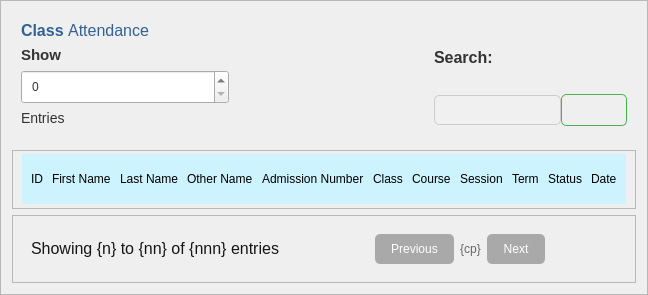
                   <widget class="QFrame" name="frame_164">
                    <property name="sizePolicy">
                     <sizepolicy hsizetype="Expanding" vsizetype="Expanding">
                      <horstretch>0</horstretch>
                      <verstretch>0</verstretch>
                     </sizepolicy>
                    </property>
                    <property name="frameShape">
                     <enum>QFrame::Shape::StyledPanel</enum>
                    </property>
                    <property name="frameShadow">
                     <enum>QFrame::Shadow::Raised</enum>
                    </property>
                    <layout class="QVBoxLayout" name="verticalLayout_72">
                     <item>
                      <widget class="QFrame" name="frame_165">
                       <property name="styleSheet">
                        <string notr="true">QLabel{
	font-size: 14px;
	color: #333;
}


QLineEdit{
	background-color: #f0f0f0;
	border: 1px solid #ccc;
	border-radius: 5px;
	padding: 6px;
	color: #333;
}

QComboBox{
	background-color: #f0f0f0;
	border: 1px solid #ccc;
	border-radius: 5px;
	padding: 6px;
	color: #333;
}

QPushButton {
	background-color: transparent;
	color: white;
	border: 1px solid #4caf50;
	border-radius: 5px;
	padding: 8px 16px;
}

QPushButton:hover{
	background-color: #45a049;
}

QPushButton:pressed{
	background-color: #3e8e41;
}
</string>
                       </property>
                       <property name="frameShape">
                        <enum>QFrame::Shape::NoFrame</enum>
                       </property>
                       <property name="frameShadow">
                        <enum>QFrame::Shadow::Raised</enum>
                       </property>
                       <layout class="QHBoxLayout" name="horizontalLayout_77">
                        <item>
                         <widget class="QFrame" name="frame_166">
                          <property name="minimumSize">
                           <size>
                            <width>208</width>
                            <height>0</height>
                           </size>
                          </property>
                          <property name="frameShape">
                           <enum>QFrame::Shape::NoFrame</enum>
                          </property>
                          <property name="frameShadow">
                           <enum>QFrame::Shadow::Raised</enum>
                          </property>
                          <layout class="QVBoxLayout" name="verticalLayout_73">
                           <property name="leftMargin">
                            <number>0</number>
                           </property>
                           <property name="topMargin">
                            <number>0</number>
                           </property>
                           <property name="rightMargin">
                            <number>0</number>
                           </property>
                           <item>
                            <widget class="QLabel" name="label_145">
                             <property name="text">
                              <string>&lt;html&gt;&lt;head/&gt;&lt;body&gt;&lt;p&gt;&lt;span style=&quot; font-size:12pt; font-weight:600; color:#316293;&quot;&gt;Class &lt;/span&gt;&lt;span style=&quot; font-size:12pt; color:#316293;&quot;&gt;Attendance&lt;/span&gt;&lt;/p&gt;&lt;/body&gt;&lt;/html&gt;</string>
                             </property>
                            </widget>
                           </item>
                           <item>
                            <widget class="QLabel" name="label_146">
                             <property name="text">
                              <string>&lt;html&gt;&lt;head/&gt;&lt;body&gt;&lt;p&gt;&lt;span style=&quot; font-size:11pt; font-weight:600;&quot;&gt;Show&lt;/span&gt;&lt;/p&gt;&lt;/body&gt;&lt;/html&gt;</string>
                             </property>
                            </widget>
                           </item>
                           <item>
                            <widget class="QSpinBox" name="showClassAttendanceEnrtiesspinBox">
                             <property name="minimumSize">
                              <size>
                               <width>200</width>
                               <height>0</height>
                              </size>
                             </property>
                             <property name="styleSheet">
                              <string notr="true">padding: 6px;
color: #333;
backgound-color: #f0f0f0;</string>
                             </property>
                            </widget>
                           </item>
                           <item>
                            <widget class="QLabel" name="label_147">
                             <property name="text">
                              <string>Entries</string>
                             </property>
                            </widget>
                           </item>
                          </layout>
                         </widget>
                        </item>
                        <item>
                         <widget class="QFrame" name="frame_167">
                          <property name="sizePolicy">
                           <sizepolicy hsizetype="Expanding" vsizetype="Preferred">
                            <horstretch>0</horstretch>
                            <verstretch>0</verstretch>
                           </sizepolicy>
                          </property>
                          <property name="frameShape">
                           <enum>QFrame::Shape::NoFrame</enum>
                          </property>
                          <property name="frameShadow">
                           <enum>QFrame::Shadow::Raised</enum>
                          </property>
                          <widget class="QLabel" name="label_148">
                           <property name="geometry">
                            <rect>
                             <x>320</x>
                             <y>100</y>
                             <width>323</width>
                             <height>75</height>
                            </rect>
                           </property>
                           <property name="text">
                            <string>TextLabel</string>
                           </property>
                          </widget>
                         </widget>
                        </item>
                        <item>
                         <widget class="QFrame" name="frame_168">
                          <property name="frameShape">
                           <enum>QFrame::Shape::NoFrame</enum>
                          </property>
                          <property name="frameShadow">
                           <enum>QFrame::Shadow::Raised</enum>
                          </property>
                          <layout class="QGridLayout" name="gridLayout_21">
                           <property name="leftMargin">
                            <number>0</number>
                           </property>
                           <property name="topMargin">
                            <number>0</number>
                           </property>
                           <property name="rightMargin">
                            <number>0</number>
                           </property>
                           <property name="bottomMargin">
                            <number>9</number>
                           </property>
                           <property name="spacing">
                            <number>0</number>
                           </property>
                           <item row="1" column="1">
                            <widget class="QPushButton" name="view_class_attendance_search_btn">
                             <property name="text">
                              <string/>
                             </property>
                             <property name="icon">
                              <iconset resource="Resources/icons/grey/grey.qrc">
                               <normaloff>:/grey_icons/search.svg</normaloff>:/grey_icons/search.svg</iconset>
                             </property>
                            </widget>
                           </item>
                           <item row="0" column="0">
                            <widget class="QLabel" name="label_149">
                             <property name="text">
                              <string>&lt;html&gt;&lt;head/&gt;&lt;body&gt;&lt;p&gt;&lt;span style=&quot; font-size:12pt; font-weight:600;&quot;&gt;Search:&lt;/span&gt;&lt;/p&gt;&lt;/body&gt;&lt;/html&gt;</string>
                             </property>
                            </widget>
                           </item>
                           <item row="1" column="0">
                            <widget class="QLineEdit" name="view_classattendance_search_entry"/>
                           </item>
                          </layout>
                         </widget>
                        </item>
                       </layout>
                      </widget>
                     </item>
                     <item>
                      <widget class="QFrame" name="showclassCoursesTableFrame_3">
                       <property name="sizePolicy">
                        <sizepolicy hsizetype="Expanding" vsizetype="Expanding">
                         <horstretch>0</horstretch>
                         <verstretch>0</verstretch>
                        </sizepolicy>
                       </property>
                       <property name="frameShape">
                        <enum>QFrame::Shape::StyledPanel</enum>
                       </property>
                       <property name="frameShadow">
                        <enum>QFrame::Shadow::Raised</enum>
                       </property>
                       <layout class="QGridLayout" name="gridLayout_22">
                        <property name="topMargin">
                         <number>3</number>
                        </property>
                        <property name="bottomMargin">
                         <number>4</number>
                        </property>
                        <property name="verticalSpacing">
                         <number>4</number>
                        </property>
                        <item row="0" column="0" alignment="Qt::AlignmentFlag::AlignTop">
                         <widget class="QWidget" name="ClassCoursestableTitlewrowwidget_6" native="true">
                          <property name="sizePolicy">
                           <sizepolicy hsizetype="Preferred" vsizetype="Fixed">
                            <horstretch>0</horstretch>
                            <verstretch>0</verstretch>
                           </sizepolicy>
                          </property>
                          <property name="minimumSize">
                           <size>
                            <width>0</width>
                            <height>50</height>
                           </size>
                          </property>
                          <property name="maximumSize">
                           <size>
                            <width>16777215</width>
                            <height>50</height>
                           </size>
                          </property>
                          <property name="styleSheet">
                           <string notr="true">background-color:rgb(205, 243, 255)</string>
                          </property>
                          <layout class="QHBoxLayout" name="horizontalLayout_78">
                           <property name="spacing">
                            <number>9</number>
                           </property>
                           <property name="leftMargin">
                            <number>9</number>
                           </property>
                           <property name="rightMargin">
                            <number>9</number>
                           </property>
                           <property name="bottomMargin">
                            <number>9</number>
                           </property>
                           <item>
                            <widget class="QLabel" name="label_151">
                             <property name="text">
                              <string>ID</string>
                             </property>
                            </widget>
                           </item>
                           <item>
                            <widget class="QLabel" name="label_152">
                             <property name="text">
                              <string>First Name</string>
                             </property>
                            </widget>
                           </item>
                           <item>
                            <widget class="QLabel" name="label_153">
                             <property name="text">
                              <string>Last Name</string>
                             </property>
                            </widget>
                           </item>
                           <item>
                            <widget class="QLabel" name="label_154">
                             <property name="text">
                              <string>Other Name</string>
                             </property>
                            </widget>
                           </item>
                           <item>
                            <widget class="QLabel" name="label_155">
                             <property name="text">
                              <string>Admission Number</string>
                             </property>
                            </widget>
                           </item>
                           <item>
                            <widget class="QLabel" name="label_156">
                             <property name="text">
                              <string>Class</string>
                             </property>
                            </widget>
                           </item>
                           <item>
                            <widget class="QLabel" name="label_144">
                             <property name="text">
                              <string>Course</string>
                             </property>
                            </widget>
                           </item>
                           <item>
                            <widget class="QLabel" name="label_150">
                             <property name="text">
                              <string>Session</string>
                             </property>
                            </widget>
                           </item>
                           <item>
                            <widget class="QLabel" name="label_157">
                             <property name="text">
                              <string>Term</string>
                             </property>
                            </widget>
                           </item>
                           <item>
                            <widget class="QLabel" name="label_158">
                             <property name="text">
                              <string>Status</string>
                             </property>
                            </widget>
                           </item>
                           <item>
                            <widget class="QLabel" name="label_159">
                             <property name="text">
                              <string>Date</string>
                             </property>
                            </widget>
                           </item>
                          </layout>
                         </widget>
                        </item>
                       </layout>
                      </widget>
                     </item>
                     <item alignment="Qt::AlignmentFlag::AlignBottom">
                      <widget class="QFrame" name="frame_169">
                       <property name="styleSheet">
                        <string notr="true">QLabel{
	font-size: 12px;
	color: #666;
}

QPushButton{
	background-color: darkgrey;
	color: white;
	border: none;
	border-radius: 5px;
	padding: 8px 16px
}
QPushButton:hover{
	background-color: #45a049;
}
QPushButton:pressed{
	background-color: #3e8e41;
}</string>
                       </property>
                       <property name="frameShape">
                        <enum>QFrame::Shape::StyledPanel</enum>
                       </property>
                       <property name="frameShadow">
                        <enum>QFrame::Shadow::Raised</enum>
                       </property>
                       <layout class="QHBoxLayout" name="horizontalLayout_79">
                        <item alignment="Qt::AlignmentFlag::AlignLeft">
                         <widget class="QFrame" name="frame_170">
                          <property name="frameShape">
                           <enum>QFrame::Shape::NoFrame</enum>
                          </property>
                          <property name="frameShadow">
                           <enum>QFrame::Shadow::Raised</enum>
                          </property>
                          <layout class="QVBoxLayout" name="verticalLayout_74">
                           <item>
                            <widget class="QLabel" name="classAttendancePageNumber_label">
                             <property name="text">
                              <string>&lt;html&gt;&lt;head/&gt;&lt;body&gt;&lt;p&gt;&lt;span style=&quot; font-size:12pt; color:#161616;&quot;&gt;Showing {n} to {nn} of {nnn} entries&lt;/span&gt;&lt;/p&gt;&lt;/body&gt;&lt;/html&gt;</string>
                             </property>
                            </widget>
                           </item>
                          </layout>
                         </widget>
                        </item>
                        <item>
                         <widget class="QFrame" name="frame_171">
                          <property name="sizePolicy">
                           <sizepolicy hsizetype="Expanding" vsizetype="Preferred">
                            <horstretch>0</horstretch>
                            <verstretch>0</verstretch>
                           </sizepolicy>
                          </property>
                          <property name="frameShape">
                           <enum>QFrame::Shape::NoFrame</enum>
                          </property>
                          <property name="frameShadow">
                           <enum>QFrame::Shadow::Raised</enum>
                          </property>
                         </widget>
                        </item>
                        <item alignment="Qt::AlignmentFlag::AlignHCenter">
                         <widget class="QFrame" name="frame_172">
                          <property name="frameShape">
                           <enum>QFrame::Shape::NoFrame</enum>
                          </property>
                          <property name="frameShadow">
                           <enum>QFrame::Shadow::Raised</enum>
                          </property>
                          <layout class="QHBoxLayout" name="horizontalLayout_80">
                           <item>
                            <widget class="QPushButton" name="view_class_attendance_preview_btn">
                             <property name="text">
                              <string>Previous</string>
                             </property>
                             <property name="icon">
                              <iconset resource="Resources/icons/skyblue/skyblue.qrc">
                               <normaloff>:/skyblue_icons/corner-up-left.svg</normaloff>:/skyblue_icons/corner-up-left.svg</iconset>
                             </property>
                            </widget>
                           </item>
                           <item>
                            <widget class="QLabel" name="current_class_attendance_page_label">
                             <property name="text">
                              <string>&lt;html&gt;&lt;head/&gt;&lt;body&gt;&lt;p align=&quot;center&quot;&gt;{cp}&lt;/p&gt;&lt;/body&gt;&lt;/html&gt;</string>
                             </property>
                            </widget>
                           </item>
                           <item>
                            <widget class="QPushButton" name="view_class_attendance_next_btn">
                             <property name="text">
                              <string>Next</string>
                             </property>
                             <property name="icon">
                              <iconset resource="Resources/icons/skyblue/skyblue.qrc">
                               <normaloff>:/skyblue_icons/corner-up-right.svg</normaloff>:/skyblue_icons/corner-up-right.svg</iconset>
                             </property>
                            </widget>
                           </item>
                          </layout>
                         </widget>
                        </item>
                        <item>
                         <widget class="QFrame" name="frame_173">
                          <property name="sizePolicy">
                           <sizepolicy hsizetype="Expanding" vsizetype="Preferred">
                            <horstretch>0</horstretch>
                            <verstretch>0</verstretch>
                           </sizepolicy>
                          </property>
                          <property name="frameShape">
                           <enum>QFrame::Shape::NoFrame</enum>
                          </property>
                          <property name="frameShadow">
                           <enum>QFrame::Shadow::Raised</enum>
                          </property>
                         </widget>
                        </item>
                       </layout>
                      </widget>
                     </item>
                    </layout>
                   </widget>
